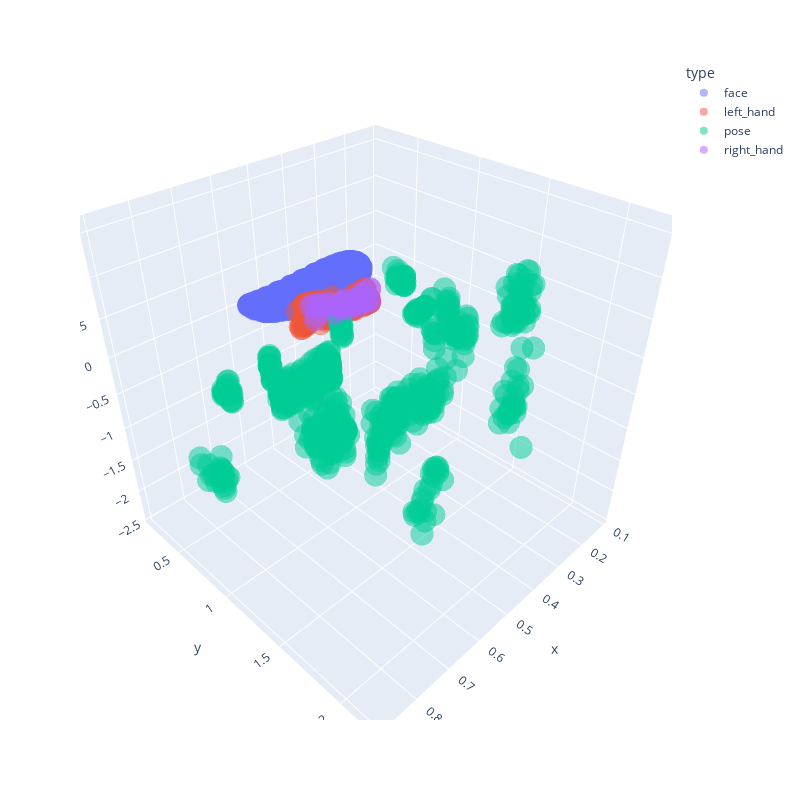

Notebook cell for this chart:
### Code cell
px.scatter_3d(df, x="x", y="y", z="z", color="type" , opacity=0.5, width=800, height=800).show() #dataset

### Figure 1 — Plotly figure (JSON) as saved in the notebook; plotly's stock layout.template omitted (floating-point values rounded to 4 significant figures; data arrays with more than 128 entries replaced by an {"elided": "..."} marker saying what was removed)
{"data": [{"hovertemplate": "type=face<br>x=%{x}<br>y=%{y}<br>z=%{z}<extra></extra>", "legendgroup": "face", "marker": {"color": "#636efa", "opacity": 0.5, "symbol": "circle"}, "mode": "markers", "name": "face", "scene": "scene", "showlegend": true, "type": "scatter3d", "x": {"elided": "10764 float values"}, "y": {"elided": "10764 float values"}, "z": {"elided": "10764 float values"}}, {"hovertemplate": "type=left_hand<br>x=%{x}<br>y=%{y}<br>z=%{z}<extra></extra>", "legendgroup": "left_hand", "marker": {"color": "#EF553B", "opacity": 0.5, "symbol": "circle"}, "mode": "markers", "name": "left_hand", "scene": "scene", "showlegend": true, "type": "scatter3d", "x": {"elided": "483 float values"}, "y": {"elided": "483 float values"}, "z": {"elided": "483 float values"}}, {"hovertemplate": "type=pose<br>x=%{x}<br>y=%{y}<br>z=%{z}<extra></extra>", "legendgroup": "pose", "marker": {"color": "#00cc96", "opacity": 0.5, "symbol": "circle"}, "mode": "markers", "name": "pose", "scene": "scene", "showlegend": true, "type": "scatter3d", "x": {"elided": "759 float values"}, "y": {"elided": "759 float values"}, "z": {"elided": "759 float values"}}, {"hovertemplate": "type=right_hand<br>x=%{x}<br>y=%{y}<br>z=%{z}<extra></extra>", "legendgroup": "right_hand", "marker": {"color": "#ab63fa", "opacity": 0.5, "symbol": "circle"}, "mode": "markers", "name": "right_hand", "scene": "scene", "showlegend": true, "type": "scatter3d", "x": {"elided": "483 float values"}, "y": {"elided": "483 float values"}, "z": {"elided": "483 float values"}}], "layout": {"height": 800, "legend": {"title": {"text": "type"}, "tracegroupgap": 0}, "margin": {"t": 60}, "scene": {"domain": {"x": [0, 1], "y": [0, 1]}, "xaxis": {"title": {"text": "x"}}, "yaxis": {"title": {"text": "y"}}, "zaxis": {"title": {"text": "z"}}}, "width": 800}}
